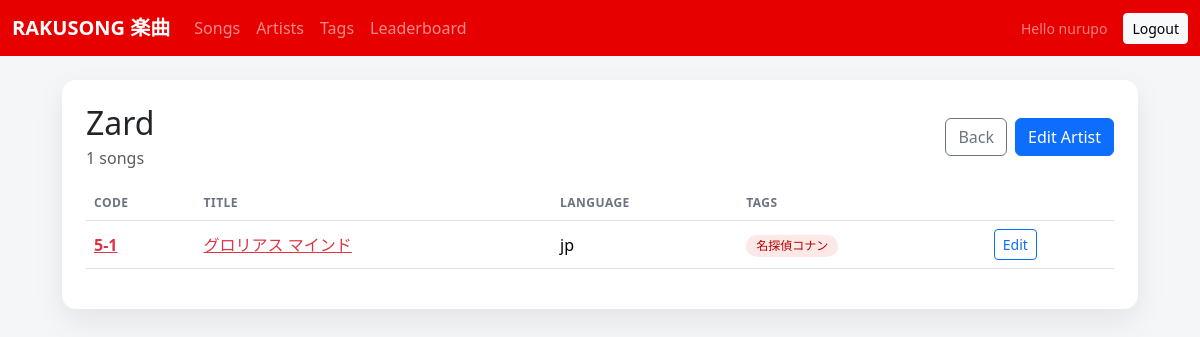
Page /ui/artists/5/ (signed in) on the earlier database version.
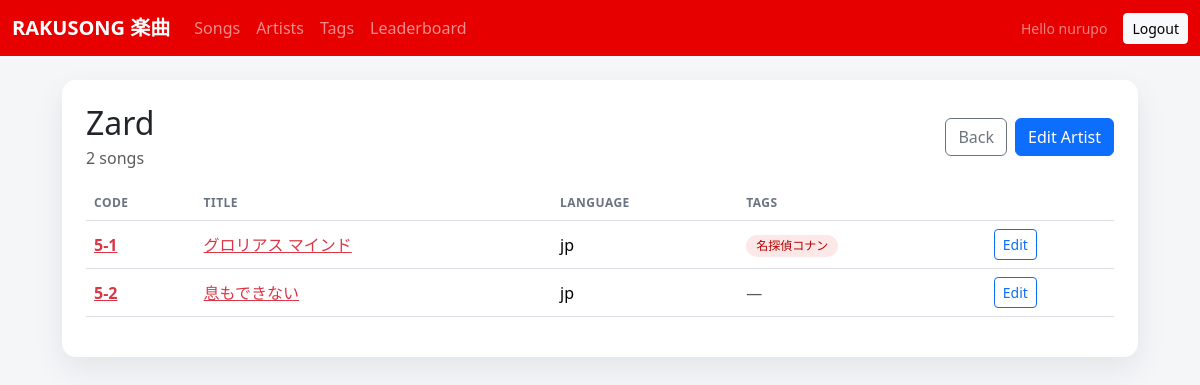
Same page on the later database version.
### songs/models.py (models this page shows, shortened)
class Song(models.Model):
    code = models.CharField(max_length=32, unique=True, blank=True)
    title = models.CharField(max_length=255)
    artist = models.CharField(max_length=255, blank=True)
    artist_no = models.PositiveIntegerField(null=True, blank=True)
    song_no = models.PositiveIntegerField(null=True, blank=True)
    language = models.CharField(max_length=32, blank=True, default='jp')
    duration_seconds = models.PositiveIntegerField(null=True, blank=True)
    bpm = models.PositiveIntegerField(null=True, blank=True)
    key = models.CharField(max_length=16, blank=True)
    tags = models.ManyToManyField(Tag, blank=True, related_name='songs')
    midi_file = models.FileField(upload_to=midi_upload_path, blank=True, null=True)
    lrc_file = models.FileField(upload_to=lrc_upload_path, blank=True, null=True)
    cover_image = models.ImageField(upload_to='songs/cover/', blank=True, null=True)
    lrc_offset = models.IntegerField(default=0)
    is_published = models.BooleanField(default=True)
    created_at = models.DateTimeField(auto_now_add=True)
    updated_at = models.DateTimeField(auto_now=True)

class Tag(models.Model):
    name = models.CharField(max_length=64, unique=True)

### songs/views_ui.py (the view)
@login_required
def artist_detail(request, pk):
    artist = get_object_or_404(ArtistIndex, pk=pk)
    songs = Song.objects.filter(artist=artist.name).prefetch_related('tags').order_by('title')
    return render(
        request,
        'songs/artist_detail.html',
        {
            'artist': artist,
            'songs': songs,
        },
    )

### templates/songs/artist_detail.html (shortened to what this page needs)
{% extends "base.html" %}
{% block content %}
  <div class="card p-4">
    <div class="d-flex flex-wrap gap-3 justify-content-between align-items-center mb-3">
      <div>
        <h2 class="mb-1">{{ artist.name }}</h2>
        <div class="text-muted">{{ songs|length }} songs</div>
      </div>
      <div class="d-flex gap-2">
        <a class="btn btn-outline-secondary" href="{% url 'ui_artist_list' %}">Back</a>
        <a class="btn btn-primary" href="{% url 'ui_artist_edit' artist.id %}">Edit Artist</a>
      </div>
    </div>
    <div class="table-responsive">
      <table class="table align-middle">
      <thead>
        <tr>
          <th>Code</th>
          <th>Title</th>
          <th>Language</th>
          <th>Tags</th>
          <th></th>
        </tr>
      </thead>
      <tbody>
        {% for song in songs %}
          <tr>
            <td><a class="link-danger fw-semibold" href="{% url 'ui_song_edit' song.pk %}">{{ song.code }}</a></td>
            <td><a class="link-danger" href="{% url 'ui_song_edit' song.pk %}">{{ song.title }}</a></td>
            <td>{{ song.language|default:"-" }}</td>
            <td>
              {% for tag in song.tags.all %}
                <span class="pill">{{ tag.name }}</span>
              {% empty %}
                <span class="text-muted">—</span>
              {% endfor %}
            </td>
            <td>
              <a class="btn btn-sm btn-outline-primary" href="{% url 'ui_song_edit' song.pk %}">Edit</a>
            </td>
          </tr>
        {% empty %}
          <tr>
            <td colspan="5" class="text-muted">No songs for this artist.</td>
          </tr>
        {% endfor %}
      </tbody>
      </table>
    </div>
  </div>
{% endblock %}

Differences in the rows shown:
added Song: code "5-2", title "息もできない", language "jp"
Other differences:
{{ songs|length }}: "1" → "2"
